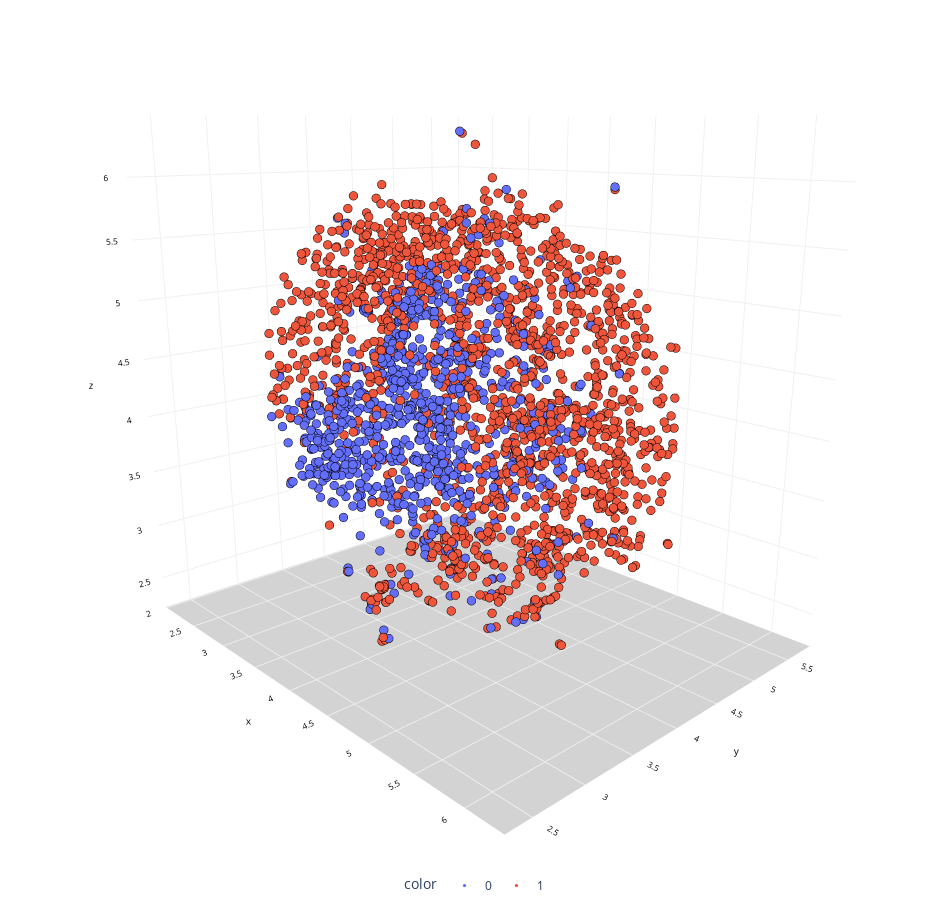

The notebook cell saved with this chart:
### Code cell
n_neighbors = [5]
for n in n_neighbors:
    reducer = UMAP(n_neighbors=n, # default 15, The size of local neighborhood (in terms of number of neighboring sample points) used for manifold approximation.
                   n_components=3, # default 2, The dimension of the space to embed into.
                   metric='cosine', # default 'euclidean', The metric to use to compute distances in high dimensional space.
                   n_epochs=1000, # default None, The number of training epochs to be used in optimizing the low dimensional embedding. Larger values result in more accurate embeddings. 
                   learning_rate=1, # default 1.0, The initial learning rate for the embedding optimization.
                   init='spectral', # default 'spectral', How to initialize the low dimensional embedding. Options are: {'spectral', 'random', A numpy array of initial embedding positions}.
                   min_dist=0, # default 0.1, The effective minimum distance between embedded points.
                   random_state=10,
                   transform_seed=6
                  )
    transformed_data = reducer.fit_transform(all_vectors)
    chart(transformed_data, labels)

### Figure 1 — Plotly figure (JSON) as saved in the notebook; plotly's stock layout.template omitted (floating-point values rounded to 4 significant figures; data arrays with more than 128 entries replaced by an {"elided": "..."} marker saying what was removed)
{"data": [{"hovertemplate": "color=0<br>x=%{x}<br>y=%{y}<br>z=%{z}<extra></extra>", "legendgroup": "0", "marker": {"color": "#636efa", "line": {"color": "black", "width": 0.1}, "size": 3, "symbol": "circle"}, "mode": "markers", "name": "0", "scene": "scene", "showlegend": true, "type": "scatter3d", "x": {"elided": "917 float values"}, "y": {"elided": "917 float values"}, "z": {"elided": "917 float values"}}, {"hovertemplate": "color=1<br>x=%{x}<br>y=%{y}<br>z=%{z}<extra></extra>", "legendgroup": "1", "marker": {"color": "#EF553B", "line": {"color": "black", "width": 0.1}, "size": 3, "symbol": "circle"}, "mode": "markers", "name": "1", "scene": "scene", "showlegend": true, "type": "scatter3d", "x": {"elided": "1622 float values"}, "y": {"elided": "1622 float values"}, "z": {"elided": "1622 float values"}}], "layout": {"height": 900, "legend": {"orientation": "h", "title": {"text": "color"}, "tracegroupgap": 0, "x": 0.5, "xanchor": "center", "y": 0, "yanchor": "top"}, "margin": {"b": 0, "l": 0, "r": 0, "t": 0}, "scene": {"camera": {"center": {"x": 0, "y": 0, "z": -0.1}, "eye": {"x": 1.5, "y": -1.4, "z": 0.5}, "up": {"x": 0, "y": 0, "z": 1}}, "domain": {"x": [0, 1], "y": [0, 1]}, "xaxis": {"backgroundcolor": "white", "color": "black", "gridcolor": "#f0f0f0", "tickfont": {"size": 10}, "title": {"font": {"size": 10}, "text": "x"}}, "yaxis": {"backgroundcolor": "white", "color": "black", "gridcolor": "#f0f0f0", "tickfont": {"size": 10}, "title": {"font": {"size": 10}, "text": "y"}}, "zaxis": {"backgroundcolor": "lightgrey", "color": "black", "gridcolor": "#f0f0f0", "tickfont": {"size": 10}, "title": {"font": {"size": 10}, "text": "z"}}}, "showlegend": true, "width": 950}}
